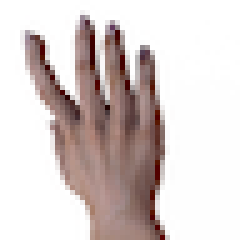
#> input picture assignment3/data/rps-training-set/paper01-017.png, 48 x 48 px (shown 5 times larger); its folder holds 4 pictures in this run
$ jupyter execute --allow-errors assignment3.ipynb   (shell and % lines are left out)   (older library calls are emulated)
#> lines starting #> are read from the running program, lines starting #| are printed output that depends on the picture
# Assignment 3
## Xavier Silva
### Question 1
Download the rock paper sissors data.

[cell 1]
from pathlib import Path
import pandas as pd
import tarfile
import urllib.request

# download and extract rps data
tarball_path = "rps-data.tgz"
#> (the rest of this cell did not finish here and is left out)

### Question 2

Convert the images into a csv file using the provided code.

We run `rm rps-training-data.csv` to delete the file if it already exists, since the provided code simply appends to this file.
If we don't delete it initialially, we can get duplicate data.

[cell 2]
import csv
import numpy as np
import os
from PIL import Image, UnidentifiedImageError

def createFileList(myDir, format='.png'):
#> called with myDir = 'rps-data/rps-training-set', format = '.png'
  fileList = []
  print(myDir)
  labels = []
  names = []
  keywords = {"paper": "1","rock": "2","scissors":"3"} # keys and values to be changed as needed
  for root, dirs, files in os.walk(myDir, topdown=True):
    for name in sorted(files):
      if name.endswith(format):
        fullName = os.path.join(root, name)
        fileList.append(fullName)
      for keyword in keywords:
        if keyword in name:
          labels.append(keywords[keyword])
        else:
          continue
      names.append(name)
  return fileList, labels, names

# load the original image
myFileList, labels, names = createFileList("rps-data/rps-training-set")
i = 0

failed_files = []
for index, file in enumerate(myFileList):
  # track order of files converted to csv, useful to compare to previous commits
  if (index < 8):
    print(f"Converting file {file}")
  elif (index == 8):
    print("etc...")

  try:
    img_file = Image.open(file)
#> img_file is the input picture: PIL image 48x48 RGBA; mean R, G, B, A 216.1, 205.6, 203.9, 255
    #img_file.show()

    # get original image parameters...
    width, height = img_file.size
#> width = 48; height = 48
    format = img_file.format
#> format = 'PNG'
    mode = img_file.mode
#> mode = 'RGBA'

    # Make image Greyscale
    img_grey = img_file.convert('L')
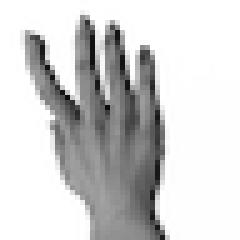
#> img_grey: PIL image 48x48 L (shown 5 times larger); min 10, max 255, mean 208.6
    #img_grey.show()

    # Save Greyscale values
    value = np.asarray(img_grey.getdata(), dtype=np.int).reshape((width, height))
    value = value.flatten()
#> value = 2304 values, max 255 at index 0, min 10 at index 1029, mean 208.6
    value = np.append(value,labels[i])
    i +=1
    #print(value)
    with open("rps-training-data.csv", 'a') as f:
      writer = csv.writer(f)
      writer.writerow(value)
  except UnidentifiedImageError:
    failed_files.append(file)
#> pass 2 of the loop `for index, file in enumerate(myFileList):`:
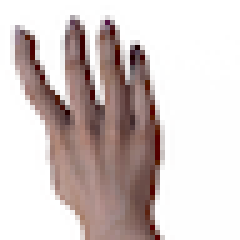
#> input picture assignment3/data/rps-training-set/paper01-021.png, 48 x 48 px (shown 5 times larger)
#> img_file is the input picture: PIL image 48x48 RGBA; mean R, G, B, A 211.3, 199.8, 197.9, 255
#> `img_grey = img_file.convert('L')`:
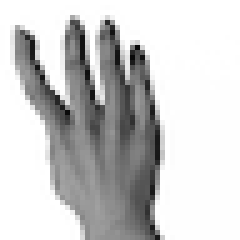
#> img_grey: PIL image 48x48 L (shown 5 times larger); min 8, max 255, mean 203
#> `value = value.flatten()`: value = 2304 values, max 255 at index 0, min 8 at index 459, mean 203
#> pass 3 of the loop `for index, file in enumerate(myFileList):`:
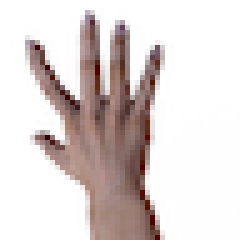
#> input picture assignment3/data/rps-training-set/paper01-055.png, 48 x 48 px (shown 5 times larger)
#> img_file is the input picture: PIL image 48x48 RGBA; mean R, G, B, A 221.4, 212.3, 210.6, 255
#> `img_grey = img_file.convert('L')`:
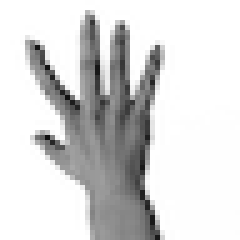
#> img_grey: PIL image 48x48 L (shown 5 times larger); min 16, max 255, mean 214.8
#> `value = value.flatten()`: value = 2304 values, max 255 at index 0, min 16 at index 1305, mean 214.8
#> the loop made 4 passes; the first 3 are shown

print(f"Number of failed files: {len(failed_files)} out of {len(myFileList)}")
with open("failed_files.log", "w") as log_file:
  for file in failed_files:
    log_file.write(file + "\n")

### Question 3
Use `read_csv` in `pandas` to read the CSV file and assign it to a variable and print it.

[cell 3]
rps_training_data = pd.read_csv("rps-training-data.csv", header=None)
# rename the label column to be clearly distinguish between the image data and label
rps_training_data = rps_training_data.rename(columns={2304: "RPS Label"})
rps_training_data

### Question 4
Choose two methods to discover the data.

[cell 4]
# get the set of values for the last column
rps_training_data["RPS Label"].value_counts()

[cell 5]
rps_training_data.describe()

### Question 5
Make sure your training data is shuffled.

[cell 6]
from sklearn.utils import shuffle

rps_training_data_shuffled = shuffle(rps_training_data, random_state=42)

rps_training_data_shuffled

### Question 6
Separate the predictors (`rpsPredictors`) and the labels (`rpsLabels`) in the training set

[cell 7]
rps_training_predictors = rps_training_data_shuffled.drop("RPS Label", axis=1)
rps_training_labels = rps_training_data_shuffled["RPS Label"]

[cell 8]
rps_training_predictors.head()

[cell 9]
rps_training_labels.head()

### Question 7
Display an instance's feature vector using `matplotlib`'s `imshow()` function and
check the label for that image. (If the picture is paper, then the label should be 1, if the
picture is a rock, then the label should be 2, and if the picture is scissors, then the label
should be 3)

[cell 10]
import matplotlib.pyplot as plt

def plot_rps(image_data):
  image = np.resize(image_data.values.copy(), (48, 48))
  plt.imshow(image, cmap='gray', vmin=0, vmax=255)

# get instance with index, then display the image in grey-scale and get its label
index = 0
instance = rps_training_predictors.iloc[[index]]
label = rps_training_labels.iloc[[index]]

plot_rps(instance)
plt.show()

[cell 11]
label

### Question 8
Train a binary classifier (a stochastic gradient descent (SGD)), to distinguish between just two classes, paper, and non-paper.

[cell 12]
paper_train_labels = (rps_training_labels == 1)
paper_train_labels

[cell 13]
from sklearn.linear_model import SGDClassifier

sgd_clf_paper = SGDClassifier(random_state=42)
#> (the rest of this cell did not finish here and is left out)

### Question 9
Try to feed your model with some instants and **explain** the output.

First `rps_training_predictors[:8]` and `rps_training_labels[:8]` get the first 8 instances (predictors and labels) of our shuffled training data.

[cell 14]
rps_training_predictors[:8]

[cell 15]
rps_training_labels[:8]

Now we plot them to show the images.

[cell 16]
import matplotlib.pyplot as plt

rps_training_example_instances = rps_training_predictors[:8]

plot_rows, plot_columns = 1, len(rps_training_example_instances)

def subplot_rps(image_data, index):
  image = np.resize(image_data.values.copy(), (48, 48))
  plt.subplot(plot_rows, plot_columns, index)
  plt.imshow(image, cmap='gray', vmin=0, vmax=255)
  plt.axis("off")


for i in range(len(rps_training_example_instances)):
  subplot_rps(rps_training_predictors.iloc[[i]], i+1)


plt.show()
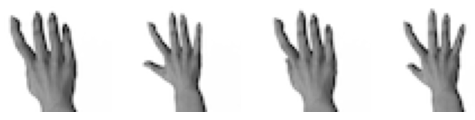
#> figure drawn by matplotlib, 4 panels
